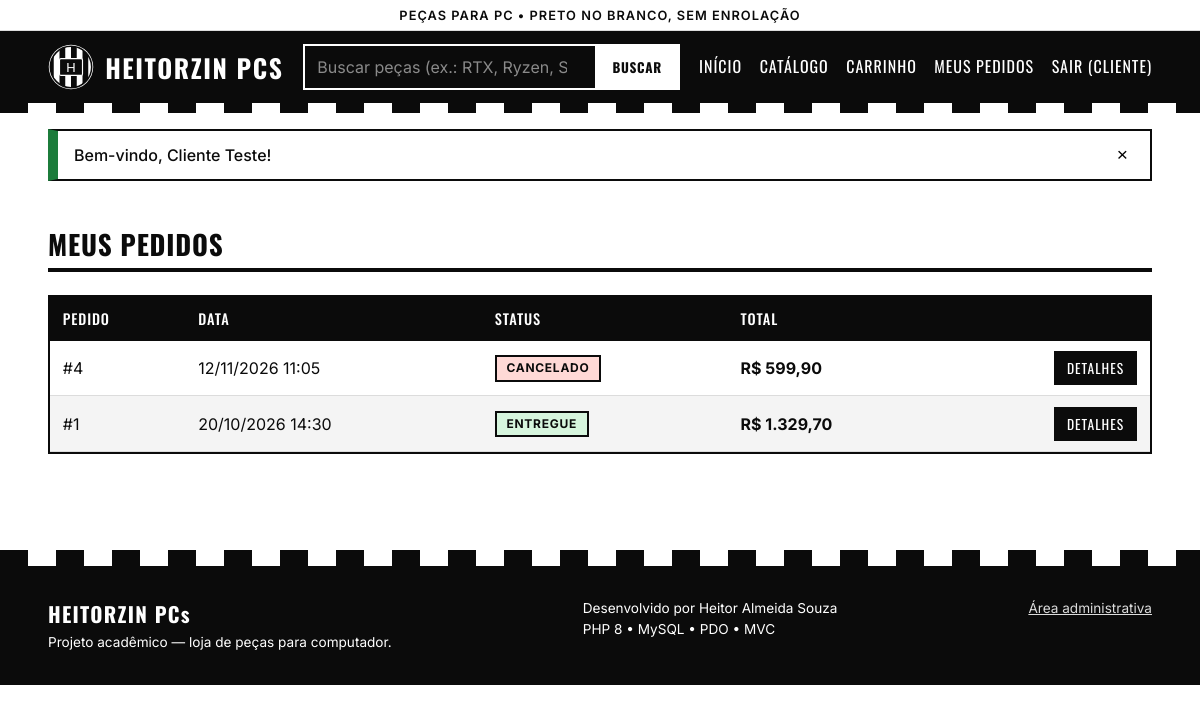
The app's page /index.php?url=conta (signed in) with its own data.
### tables this page shows
CREATE TABLE pedidos (
    id          INT UNSIGNED NOT NULL AUTO_INCREMENT,
    cliente_id  INT UNSIGNED NOT NULL,
    status      ENUM('pendente','pago','enviado','entregue','cancelado') NOT NULL DEFAULT 'pendente',
    total       DECIMAL(10,2) NOT NULL DEFAULT 0,
    observacao  VARCHAR(255) NULL,
    criado_em   DATETIME NOT NULL DEFAULT CURRENT_TIMESTAMP,
    PRIMARY KEY (id),
    CONSTRAINT fk_pedidos_cliente
        FOREIGN KEY (cliente_id) REFERENCES clientes(id) ON DELETE RESTRICT
);

### app/core/Controller.php (called while the page is built, shortened)
<?php
abstract class Controller
{
    protected function view(string $view, array $dados = [], string $layout = 'loja'): void
    {
        extract($dados, EXTR_SKIP);
        require ROOT_PATH . '/app/views/' . $view . '.php';
    }
}

### app/controllers/ContaController.php (called while the page is built, shortened)
<?php
class ContaController extends Controller
{
    public function index(): void
    {
        $this->view('conta/pedidos', [
            'titulo'  => 'Meus pedidos',
            'pedidos' => (new Pedido())->listarPorCliente(Auth::id()),
        ]);
    }
}

### app/core/Router.php (called while the page is built, shortened)
<?php
class Router
{
    private array $publicas = [
        ''         => ['HomeController', 'index'],
        'loja'     => ['HomeController', 'loja'],
        'produto'  => ['HomeController', 'produto'],
        'carrinho' => ['CarrinhoController', 'index'],
        'login'    => ['AuthController', 'login'],
        'logout'   => ['AuthController', 'logout'],
        'registro' => ['AuthController', 'registro'],
        'conta'    => ['ContaController', 'index'],
    ];
    public function despachar(): void
    {
        $url = trim($_GET['url'] ?? '', '/');
        $seg = $url === '' ? [] : explode('/', $url);
        [$classe, $acao, $params] = $this->resolver($seg);
        try {
            $controller = new $classe();
            $ref = new ReflectionMethod($controller, $acao);
            $controller->$acao(...array_slice($params, 0, $ref->getNumberOfParameters()));
        } catch (TypeError $e) {
            $this->erro404();
        } catch (Throwable $e) {
            error_log($e->getMessage() . ' em ' . $e->getFile() . ':' . $e->getLine());
            http_response_code(500);
            exit('<h1>Erro interno</h1><p>Algo deu errado. Tente novamente.</p>');
        }
    }
    private function resolver(array $seg): array
    {
        $primeiro = $seg[0] ?? '';
        [$classe, $padrao] = $this->publicas[$primeiro];
        if (in_array($primeiro, ['carrinho', 'conta'], true)) {
            return [$classe, $seg[1] ?? 'index', array_slice($seg, 2)];
        }
        return [$classe, $padrao, array_slice($seg, 1)];
    }
}

### public/index.php (called while the page is built, shortened)
<?php
require ROOT_PATH . '/app/core/helpers.php';
spl_autoload_register(function (string $classe): void {
    foreach (['app/core', 'app/models', 'app/controllers'] as $pasta) {
        $arquivo = ROOT_PATH . "/$pasta/$classe.php";
        if (is_file($arquivo)) {
            return;
        }
    }
});
(new Router())->despachar();

### app/core/Model.php (called while the page is built, shortened)
<?php
abstract class Model
{
    protected PDO $db;
    public function __construct()
    {
        $this->db = Database::getConnection();
    }
    protected function query(string $sql, array $params = []): PDOStatement
    {
        $stmt = $this->db->prepare($sql);
        $stmt->execute($params);
        return $stmt;
    }
}

### app/core/Database.php (called while the page is built, shortened)
<?php
class Database
{
    private static ?PDO $conexao = null;
    public static function getConnection(): PDO
    {
        if (self::$conexao === null) {
            $dsn = sprintf(
                'mysql:host=%s;port=%s;dbname=%s;charset=%s',
                DB_HOST, DB_PORT, DB_NAME, DB_CHARSET
            );
            try {
                self::$conexao = new PDO($dsn, DB_USER, DB_PASS, [
                    PDO::ATTR_ERRMODE            => PDO::ERRMODE_EXCEPTION,
                    PDO::ATTR_DEFAULT_FETCH_MODE => PDO::FETCH_ASSOC,
                    PDO::ATTR_EMULATE_PREPARES   => false,
                ]);
            } catch (PDOException $e) {
                http_response_code(500);
                exit('<h1>Erro de conexão com o banco de dados</h1>'
                    . '<p>Verifique se o MySQL está ligado no XAMPP e se o banco '
                    . '<b>heitorzin_pcs</b> foi importado. Confira também config/config.php.</p>');
            }
        }
        return self::$conexao;
    }
}

### app/models/Pedido.php (called while the page is built, shortened)
<?php
class Pedido extends Model
{
    public function listarPorCliente(int $clienteId): array
    {
        return $this->query(
            'SELECT * FROM pedidos WHERE cliente_id = ? ORDER BY id DESC',
            [$clienteId]
        )->fetchAll();
    }
}

### app/views/conta/pedidos.php (the view)
<div class="container secao">
    <div class="secao-titulo"><h2>Meus pedidos</h2></div>
    <?php if (!$pedidos): ?>
        <div class="center" style="padding:3rem 0">
            <h3>Você ainda não fez nenhum pedido</h3>
            <a class="btn" href="<?= url('loja') ?>">Ver catálogo</a>
        </div>
    <?php else: ?>
        <div class="tabela-wrap">
            <table class="tabela">
                <thead><tr><th>Pedido</th><th>Data</th><th>Status</th><th>Total</th><th></th></tr></thead>
                <tbody>
                <?php foreach ($pedidos as $p): ?>
                    <tr>
                        <td>#<?= (int)$p['id'] ?></td>
                        <td><?= data_br($p['criado_em'], true) ?></td>
                        <td><?= badge_status($p['status']) ?></td>
                        <td><strong><?= dinheiro($p['total']) ?></strong></td>
                        <td class="right"><a class="btn btn-sm" href="<?= url('conta/pedido/' . (int)$p['id']) ?>">Detalhes</a></td>
                    </tr>
                <?php endforeach; ?>
                </tbody>
            </table>
        </div>
    <?php endif; ?>
</div>

### app/core/helpers.php (shortened to what this page needs)
<?php
function e($valor): string
{
    return htmlspecialchars((string)($valor ?? ''), ENT_QUOTES, 'UTF-8');
}
function url(string $rota = '', array $query = []): string
{
    $rota = trim($rota, '/');
    if ($rota === '' && !$query) {
        return BASE_URL;
    }
    $params = $rota !== '' ? ['url' => $rota] : [];
    return BASE_URL . 'index.php?' . http_build_query($params + $query);
}
function dinheiro($valor): string
{
    return 'R$ ' . number_format((float)$valor, 2, ',', '.');
}
function data_br(?string $data, bool $hora = false): string
{
    return date($hora ? 'd/m/Y H:i' : 'd/m/Y', strtotime($data));
}
function badge_status(string $status): string
{
    return '<span class="badge badge-' . e($status) . '">' . e(ucfirst($status)) . '</span>';
}

### public/assets/css/style.css (style rules this page uses)
:root { --preto: #0b0b0b; --preto-2: #1a1a1a; --branco: #ffffff; --cinza-1: #f4f4f4; --cinza-2: #dcdcdc; --cinza-3: #8a8a8a; --cinza-4: #555555; --ok: #1c7c3b; --erro: #b3261e; --aviso: #b26a00; --listras: repeating-linear-gradient(90deg, var(--preto) 0 28px, var(--branco) 28px 56px); --fonte-titulo: 'Oswald', 'Arial Narrow', Impact, sans-serif; --fonte: 'Inter', system-ui, -apple-system, 'Segoe UI', Arial, sans-serif; }
* { box-sizing: border-box; }
html { scroll-behavior: smooth; }
body { margin: 0; font-family: var(--fonte); color: var(--preto); background: var(--branco); line-height: 1.5; }
a { color: inherit; }
h1, h2, h3, h4 { font-family: var(--fonte-titulo); text-transform: uppercase; letter-spacing: .03em; line-height: 1.15; margin: 0 0 .6rem; }
h2 { font-size: 1.7rem; }
.container { width: min(1180px, 92%); margin-inline: auto; }
.right { text-align: right; }
.btn { display: inline-block; font-family: var(--fonte-titulo); text-transform: uppercase; letter-spacing: .07em; font-size: 1rem; padding: .65rem 1.3rem; border: 2px solid var(--preto); background: var(--preto); color: var(--branco); text-decoration: none; cursor: pointer; transition: .15s; text-align: center; }
.btn-sm { padding: .3rem .7rem; font-size: .85rem; }
.secao { padding: 3rem 0; }
.secao-titulo { display: flex; align-items: end; justify-content: space-between; gap: 1rem; margin-bottom: 1.4rem; border-bottom: 4px solid currentColor; padding-bottom: .5rem; }
.secao-titulo h2 { margin: 0; }
.tabela-wrap { overflow-x: auto; border: 2px solid var(--preto); background: var(--branco); }
table.tabela { width: 100%; border-collapse: collapse; }
.tabela th { background: var(--preto); color: var(--branco); text-align: left; padding: .7rem .8rem; font-family: var(--fonte-titulo); text-transform: uppercase; letter-spacing: .06em; font-weight: 500; font-size: .9rem; white-space: nowrap; }
.tabela td { padding: .65rem .8rem; border-bottom: 1px solid var(--cinza-2); vertical-align: middle; }
.tabela tbody tr:nth-child(even) { background: var(--cinza-1); }
.badge { display: inline-block; padding: .15rem .6rem; border: 2px solid var(--preto); font-size: .75rem; font-weight: 700; text-transform: uppercase; letter-spacing: .06em; }
.badge-entregue { background: #d6f5dd; }
.badge-cancelado { background: #ffd9d6; }

### records on screen
pedidos: id "4", criado_em "12/11/2026 11:05", status "CANCELADO", total "R$ 599,90"
pedidos: id "1", criado_em "20/10/2026 14:30", status "ENTREGUE", total "R$ 1.329,70"

### other values on screen
explode(' ', $logado['nome'])[0] "CLIENTE"
$f['msg'] "Bem-vindo, Cliente Teste!"
